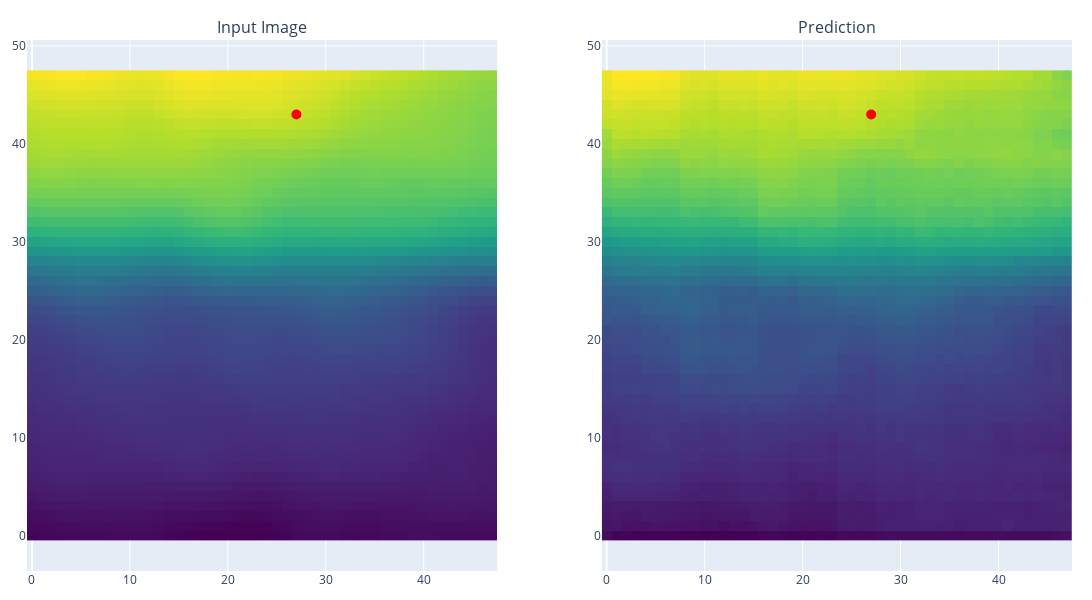
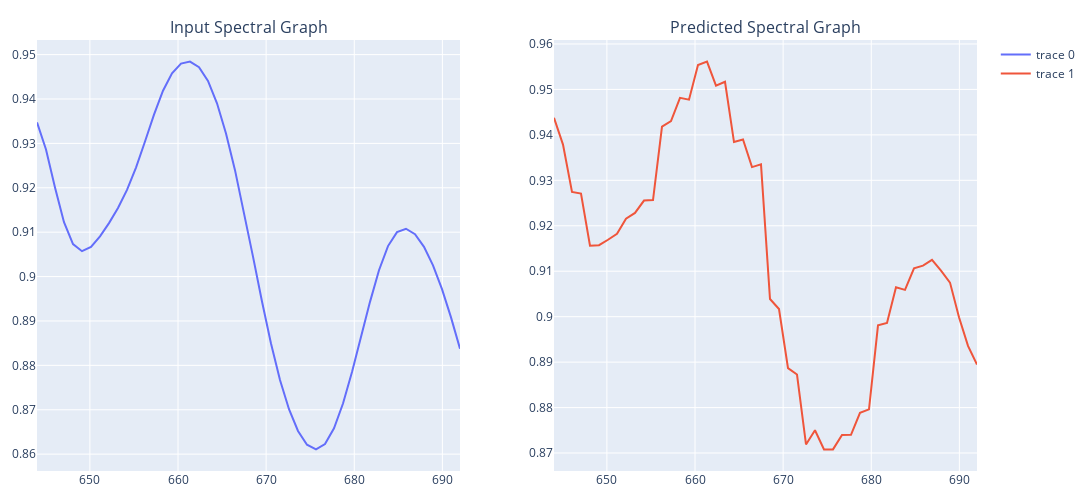

Source (notebook cell) for these figures, in order:
### Code cell
# Create new inference visualizations
fig_images, fig_spectra = visualize_inference(model, test_sample[0], train_image_viz, energy_range, 27, 43)

# Display updated plots
fig_images.show()
fig_spectra.show()

### Figure 1 — Plotly figure (JSON) as saved in the notebook; plotly's stock layout.template omitted (floating-point values rounded to 4 significant figures; data arrays with more than 128 entries replaced by an {"elided": "..."} marker saying what was removed)
{"data": [{"colorscale": [[0, "#440154"], [0.1111, "#482878"], [0.2222, "#3e4989"], [0.3333, "#31688e"], [0.4444, "#26828e"], [0.5556, "#1f9e89"], [0.6667, "#35b779"], [0.7778, "#6ece58"], [0.8889, "#b5de2b"], [1, "#fde725"]], "showscale": false, "type": "heatmap", "xaxis": "x", "yaxis": "y", "z": {"elided": "48x48 float values"}}, {"marker": {"color": "red", "size": 10}, "mode": "markers", "showlegend": false, "type": "scatter", "x": [27], "xaxis": "x", "y": [43], "yaxis": "y"}, {"colorscale": [[0, "#440154"], [0.1111, "#482878"], [0.2222, "#3e4989"], [0.3333, "#31688e"], [0.4444, "#26828e"], [0.5556, "#1f9e89"], [0.6667, "#35b779"], [0.7778, "#6ece58"], [0.8889, "#b5de2b"], [1, "#fde725"]], "showscale": false, "type": "heatmap", "xaxis": "x2", "yaxis": "y2", "z": {"elided": "48x48 float values"}}, {"marker": {"color": "red", "size": 10}, "mode": "markers", "showlegend": false, "type": "scatter", "x": [27], "xaxis": "x2", "y": [43], "yaxis": "y2"}], "layout": {"annotations": [{"font": {"size": 16}, "showarrow": false, "text": "Input Image", "x": 0.225, "xanchor": "center", "xref": "paper", "y": 1, "yanchor": "bottom", "yref": "paper"}, {"font": {"size": 16}, "showarrow": false, "text": "Prediction", "x": 0.775, "xanchor": "center", "xref": "paper", "y": 1, "yanchor": "bottom", "yref": "paper"}], "height": 600, "margin": {"b": 20, "l": 20, "r": 20, "t": 40}, "width": 1200, "xaxis": {"anchor": "y", "domain": [0, 0.45]}, "xaxis2": {"anchor": "y2", "domain": [0.55, 1]}, "yaxis": {"anchor": "x", "domain": [0, 1], "scaleanchor": "x", "scaleratio": 1}, "yaxis2": {"anchor": "x2", "domain": [0, 1], "scaleanchor": "x2", "scaleratio": 1}}}

### Figure 2 — Plotly figure (JSON) as saved in the notebook; plotly's stock layout.template omitted (floating-point values rounded to 4 significant figures)
{"data": [{"type": "scatter", "x": [644, 645.0, 646.0, 647.1, 648.1, 649.1, 650.1, 651.1, 652.2, 653.2, 654.2, 655.2, 656.3, 657.3, 658.3, 659.3, 660.3, 661.4, 662.4, 663.4, 664.4, 665.4, 666.5, 667.5, 668.5, 669.5, 670.6, 671.6, 672.6, 673.6, 674.6, 675.7, 676.7, 677.7, 678.7, 679.7, 680.8, 681.8, 682.8, 683.8, 684.9, 685.9, 686.9, 687.9, 688.9, 690.0, 691.0, 692], "xaxis": "x", "y": [0.9347, 0.9286, 0.9201, 0.9123, 0.9073, 0.9057, 0.9067, 0.9091, 0.912, 0.9154, 0.9195, 0.9245, 0.9304, 0.9365, 0.9419, 0.9458, 0.948, 0.9484, 0.9472, 0.9441, 0.939, 0.9322, 0.924, 0.9146, 0.9045, 0.8944, 0.8849, 0.8767, 0.8701, 0.8652, 0.8621, 0.8611, 0.8623, 0.8658, 0.8714, 0.8785, 0.8864, 0.8943, 0.9014, 0.9069, 0.91, 0.9108, 0.9095, 0.9067, 0.9025, 0.8972, 0.8908, 0.8838], "yaxis": "y"}, {"type": "scatter", "x": [644, 645.0, 646.0, 647.1, 648.1, 649.1, 650.1, 651.1, 652.2, 653.2, 654.2, 655.2, 656.3, 657.3, 658.3, 659.3, 660.3, 661.4, 662.4, 663.4, 664.4, 665.4, 666.5, 667.5, 668.5, 669.5, 670.6, 671.6, 672.6, 673.6, 674.6, 675.7, 676.7, 677.7, 678.7, 679.7, 680.8, 681.8, 682.8, 683.8, 684.9, 685.9, 686.9, 687.9, 688.9, 690.0, 691.0, 692], "xaxis": "x2", "y": [0.9438, 0.9379, 0.9274, 0.9271, 0.9156, 0.9157, 0.9169, 0.9182, 0.9216, 0.9228, 0.9255, 0.9257, 0.9418, 0.943, 0.9482, 0.9477, 0.9554, 0.9561, 0.9508, 0.9517, 0.9384, 0.939, 0.9329, 0.9335, 0.9039, 0.9017, 0.8887, 0.8873, 0.8719, 0.875, 0.8708, 0.8708, 0.874, 0.874, 0.8788, 0.8796, 0.8981, 0.8986, 0.9065, 0.9059, 0.9106, 0.9112, 0.9125, 0.9101, 0.9075, 0.8999, 0.8936, 0.8895], "yaxis": "y2"}], "layout": {"annotations": [{"font": {"size": 16}, "showarrow": false, "text": "Input Spectral Graph", "x": 0.225, "xanchor": "center", "xref": "paper", "y": 1, "yanchor": "bottom", "yref": "paper"}, {"font": {"size": 16}, "showarrow": false, "text": "Predicted Spectral Graph", "x": 0.775, "xanchor": "center", "xref": "paper", "y": 1, "yanchor": "bottom", "yref": "paper"}], "height": 500, "margin": {"b": 20, "l": 20, "r": 20, "t": 40}, "width": 1200, "xaxis": {"anchor": "y", "domain": [0, 0.45]}, "xaxis2": {"anchor": "y2", "domain": [0.55, 1]}, "yaxis": {"anchor": "x", "domain": [0, 1]}, "yaxis2": {"anchor": "x2", "domain": [0, 1]}}}
